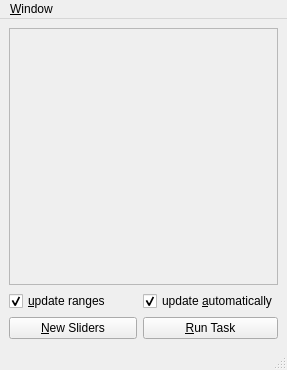
<?xml version="1.0" encoding="UTF-8"?>
<ui version="4.0">
<comment> Copyright (C) 2013 by Pedro Mendes, Virginia Tech Intellectual </comment>
<comment> Properties, Inc., University of Heidelberg, and The University </comment>
<comment> of Manchester. </comment>
<comment> All rights reserved. </comment>

 <comment> All rights reserved. </comment>
 <class>SliderDialog</class>
 <widget class="QMainWindow" name="SliderDialog">
  <property name="geometry">
   <rect>
    <x>0</x>
    <y>0</y>
    <width>287</width>
    <height>370</height>
   </rect>
  </property>
  <property name="windowTitle">
   <string>MainWindow</string>
  </property>
  <widget class="QWidget" name="centralwidget">
   <property name="contextMenuPolicy">
    <enum>Qt::ActionsContextMenu</enum>
   </property>
   <layout class="QGridLayout" name="gridLayout">
    <item row="0" column="0" colspan="2">
     <widget class="QScrollArea" name="mpScrollView">
      <property name="focusPolicy">
       <enum>Qt::ClickFocus</enum>
      </property>
      <property name="contextMenuPolicy">
       <enum>Qt::ActionsContextMenu</enum>
      </property>
      <property name="widgetResizable">
       <bool>true</bool>
      </property>
      <property name="alignment">
       <set>Qt::AlignLeading|Qt::AlignLeft|Qt::AlignTop</set>
      </property>
      <widget class="QWidget" name="mpSliderBox">
       <property name="enabled">
        <bool>true</bool>
       </property>
       <property name="geometry">
        <rect>
         <x>0</x>
         <y>0</y>
         <width>267</width>
         <height>257</height>
        </rect>
       </property>
       <layout class="QVBoxLayout" name="verticalLayout"/>
      </widget>
     </widget>
    </item>
    <item row="1" column="0">
     <widget class="QCheckBox" name="mpAutoModifyRangesCheckBox">
      <property name="focusPolicy">
       <enum>Qt::TabFocus</enum>
      </property>
      <property name="text">
       <string>&amp;update ranges</string>
      </property>
      <property name="checked">
       <bool>true</bool>
      </property>
     </widget>
    </item>
    <item row="1" column="1">
     <widget class="QCheckBox" name="mpAutoRunCheckBox">
      <property name="focusPolicy">
       <enum>Qt::TabFocus</enum>
      </property>
      <property name="text">
       <string>update &amp;automatically</string>
      </property>
      <property name="checked">
       <bool>true</bool>
      </property>
     </widget>
    </item>
    <item row="2" column="0">
     <widget class="QPushButton" name="mpNewSliderButton">
      <property name="focusPolicy">
       <enum>Qt::TabFocus</enum>
      </property>
      <property name="text">
       <string>&amp;New Sliders</string>
      </property>
      <property name="default">
       <bool>false</bool>
      </property>
     </widget>
    </item>
    <item row="2" column="1">
     <widget class="QPushButton" name="mpRunTaskButton">
      <property name="focusPolicy">
       <enum>Qt::TabFocus</enum>
      </property>
      <property name="text">
       <string>&amp;Run Task</string>
      </property>
     </widget>
    </item>
   </layout>
  </widget>
  <widget class="QMenuBar" name="menubar">
   <property name="geometry">
    <rect>
     <x>0</x>
     <y>0</y>
     <width>287</width>
     <height>21</height>
    </rect>
   </property>
   <widget class="QMenu" name="mpWindowMenu">
    <property name="title">
     <string>&amp;Window</string>
    </property>
   </widget>
   <addaction name="mpWindowMenu"/>
  </widget>
  <widget class="QStatusBar" name="statusbar"/>
 </widget>
 <resources/>
 <connections/>
</ui>
